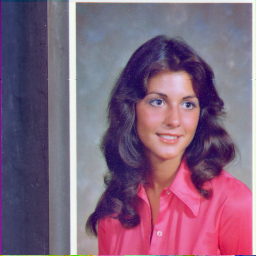
#> input picture Unidad_2/female.tiff, 256 x 256 px
$ python ej13.py
#> lines starting #> are read from the running program, lines starting #| are printed output that depends on the picture; after the words box and inside, x2 and y2 are one past the last pixel; in counts of white or black regions, pixels touching at a corner belong together
# -*- coding: utf-8 -*-
"""
Created on Sun Apr 25 18:07:44 2021

@author: Javier
"""

# Realice procesamientos que involucren operaciones aritméticas y booleanas.
# NO ESTA TERMINADO, ESTOY VIENDO LA POSIBILIDAD DE USAR OPENCV
# https://answers.opencv.org/question/228538/how-to-create-a-binary-mask-for-medical-images/


from matplotlib import pyplot as plt
from skimage.io import imread
from skimage.color import rgb2gray
from skimage.filters import threshold_otsu as th_otsu
import tkinter as tk
from tkinter import filedialog

def file_read():
    file_path = filedialog.askopenfilename()
#> the answer given: female.tiff
    return file_path

try:
    root = tk.Tk()
    root.withdraw()
    image = imread(file_read()) # Leo imagen
#> image is the input picture: shape (256, 256, 3); mean R, G, B 129.2, 99.3, 125.2
    if len(image.shape) == 3: # Si es Truecolor, paso a grayscale
        img_gray = rgb2gray(image)
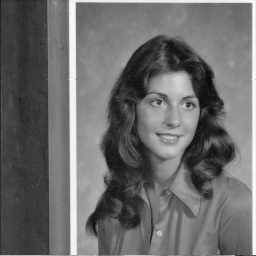
#> img_gray: shape (256, 256) float64; min 0.0375, max 0.986, mean 0.422
    else: # Sino, solo paso los valores
        img_gray = image
    val = th_otsu(img_gray, nbins=256)
#> val = 0.391
    mask = img_gray > val
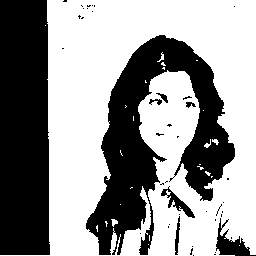
#> mask: shape (256, 256) bool; 59% white; 43 black regions (35 under 20 px), largest, box (x1, y1, x2, y2) and area: (86, 35, 235, 255) 13326, (0, 0, 50, 255) 12345, (216, 218, 256, 256) 562
    masked_image = img_gray * mask
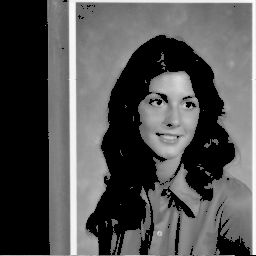
#> masked_image: shape (256, 256) float64; min 0, max 0.986, mean 0.328

    fig, (ax0, ax1) = plt.subplots(nrows=1, ncols=2)
    ax0.imshow(image, cmap=plt.cm.gray)
    ax1.imshow(masked_image, cmap=plt.cm.gray)

except:
    print('No abriste ninguna imagen!')


print('👋🏽')
root.destroy()
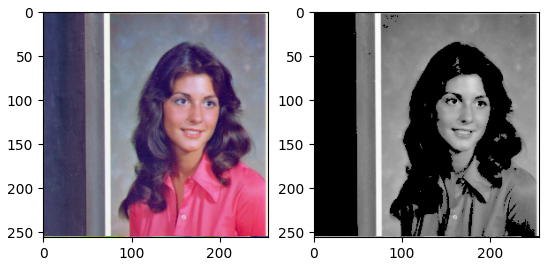
#> figure drawn by matplotlib, 2 panels
